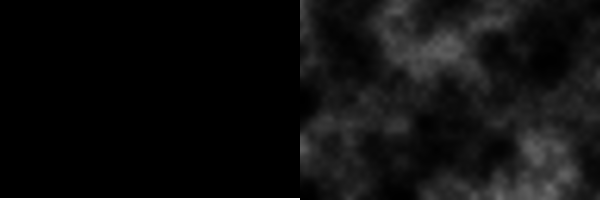
Frame 1 (no input)
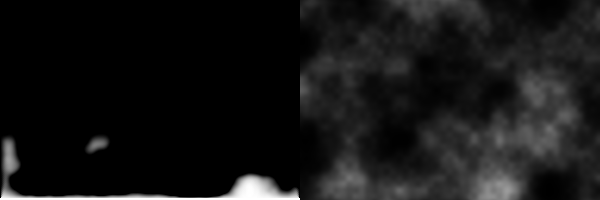
Frame 60 (no input)
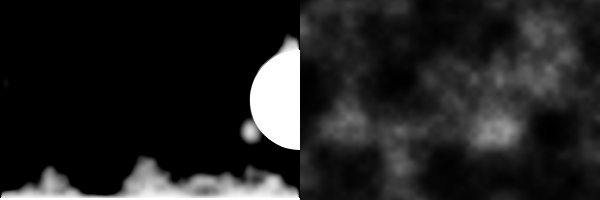
Frame 120 (the mouse pressed at the canvas centre since frame 60)

The p5.js sketch that drew these frames (run headless with seeded random() and noise() and a simulated clock; from frame 60 on, the mouse is pressed at the canvas centre):

// p5.js sketch
// ── sketch.js
// Fire Effect
// The Coding Train / Daniel Shiffman
// https://thecodingtrain.com/CodingChallenges/103-fire-effect.html
// https://youtu.be/X0kjv0MozuY

// Algorithm: https://web.archive.org/web/20160418004150/http://freespace.virgin.net/hugo.elias/models/m_fire.htm

// The biggest difference from the Processing version this is based on
// is that the pixel arrays do not have one index for each pixel, but
// instead have 4 indices for each pixel, representing the 4 color
// components for that pixel (red, green, blue and alpha).
//
// To set a single pixel, this code therefore has to multiply the
// indexes by 4, and then set 4 consecutive entries in the pixel array.

let buffer1;
let buffer2;
let cooling;
const w = 300;
const h = 200;

let ystart = 0.0;

function setup() {
  pixelDensity(1);
  createCanvas(w * 2, h);
  buffer1 = createGraphics(w, h);
  buffer2 = createGraphics(w, h);
  cooling = createImage(w, h);
}

function cool() {
  cooling.loadPixels();
  let xoff = 0.0; // Start xoff at 0
  let increment = 0.02;
  // For every x,y coordinate in a 2D space, calculate a noise value and produce a brightness value
  for (let x = 0; x < w; x++) {
    xoff += increment; // Increment xoff
    let yoff = ystart; // For every xoff, start yoff at 0
    for (let y = 0; y < h; y++) {
      yoff += increment; // Increment yoff

      // Calculate noise and scale by 255
      let n = noise(xoff, yoff);
      let bright = pow(n, 3) * 255;

      // Try using this line instead
      //float bright = random(0,255);

      // Set each pixel onscreen to a grayscale value
      let index = (x + y * w) * 4;
      cooling.pixels[index] = bright;
      cooling.pixels[index + 1] = bright;
      cooling.pixels[index + 2] = bright;
      cooling.pixels[index + 3] = 255;
    }
  }

  cooling.updatePixels();
  ystart += increment;
}

function fire(rows) {
  buffer1.loadPixels();
  for (let x = 0; x < w; x++) {
    for (let j = 0; j < rows; j++) {
      let y = h - (j + 1);
      let index = (x + y * w) * 4;
      buffer1.pixels[index] = 255;
      buffer1.pixels[index + 1] = 255;
      buffer1.pixels[index + 2] = 255;
      buffer1.pixels[index + 3] = 255;
    }
  }
  buffer1.updatePixels();
}

function draw() {
  fire(2);
  if (mouseIsPressed) {
    buffer1.fill(255);
    buffer1.noStroke();
    buffer1.ellipse(mouseX, mouseY, 100, 100);
  }
  cool();
  background(0);
  buffer1.loadPixels();
  buffer2.loadPixels();
  for (let x = 1; x < w - 1; x++) {
    for (let y = 1; y < h - 1; y++) {
      let index0 = (x + y * w) * 4; // x, y
      let index1 = (x + 1 + y * w) * 4; // (x + 1), y
      let index2 = (x - 1 + y * w) * 4; // (x - 1), y
      let index3 = (x + (y + 1) * w) * 4; // x, (y + 1)
      let index4 = (x + (y - 1) * w) * 4; // x, (y - 1)

      // Because we are using only gray colors, the value of the color
      // components are the same, and we can use that as brightness.
      let c1 = buffer1.pixels[index1];
      let c2 = buffer1.pixels[index2];
      let c3 = buffer1.pixels[index3];
      let c4 = buffer1.pixels[index4];

      let c5 = cooling.pixels[index0];
      let newC = c1 + c2 + c3 + c4;
      newC = newC * 0.25 - c5;

      buffer2.pixels[index4] = newC;
      buffer2.pixels[index4 + 1] = newC;
      buffer2.pixels[index4 + 2] = newC;
      buffer2.pixels[index4 + 3] = 255;
    }
  }
  buffer2.updatePixels();

  // Swap
  let temp = buffer1;
  buffer1 = buffer2;
  buffer2 = temp;

  image(buffer2, 0, 0);
  image(cooling, w, 0);
}
